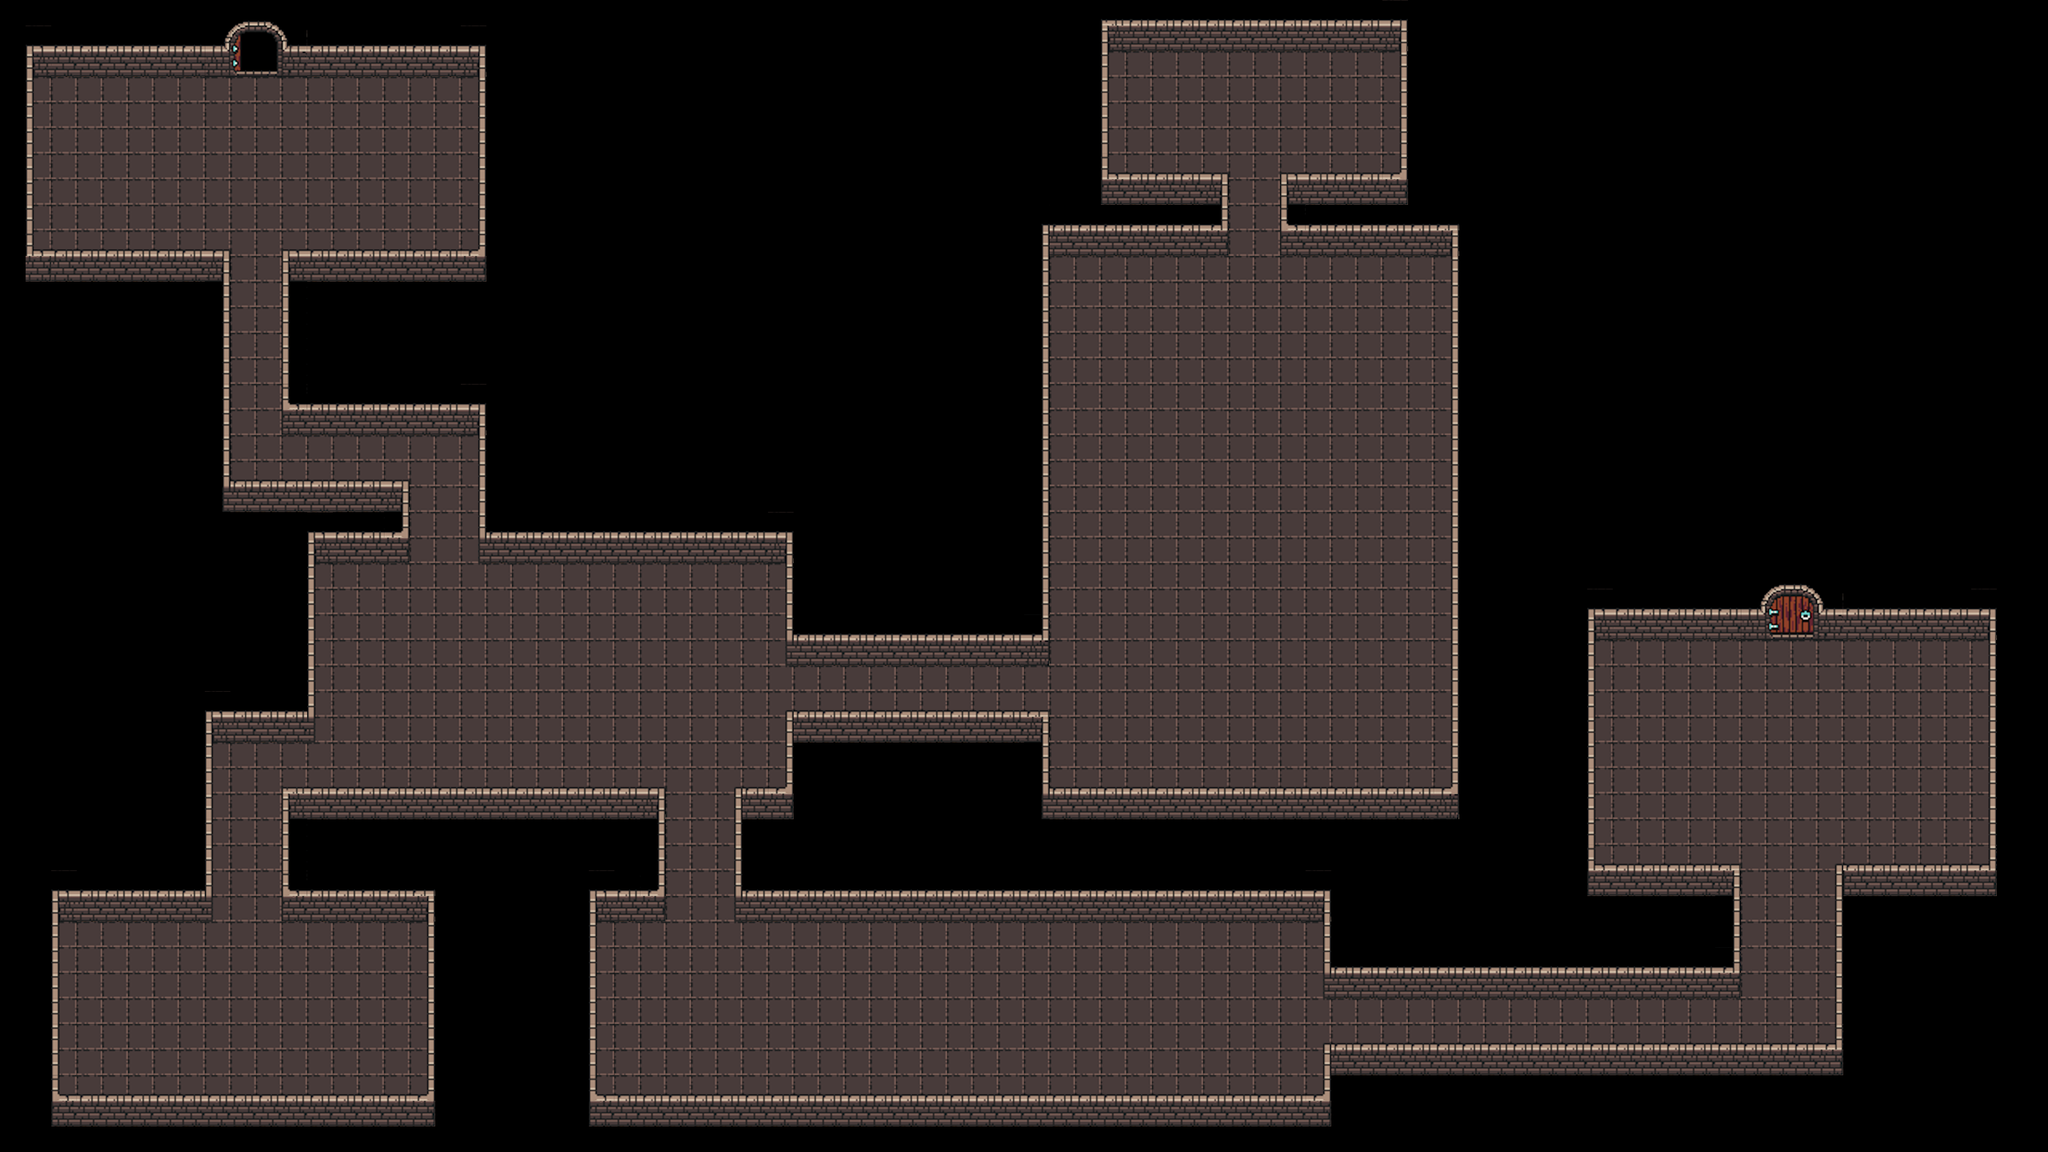

This is a level from a 2D game, rendered from its Tiled map with the project's own tilesets. A one-line summary and the map file follow, with tile-layer data summarised:
An orthogonal 80x45 tile map with 64x64 px tiles, 2 tile layers (Pavimento, Muri) and 58 objects (58x wall).

<map version="1.9" tiledversion="1.9.0" orientation="orthogonal" renderorder="right-down" width="80" height="45" tilewidth="64" tileheight="64" infinite="0" nextlayerid="5" nextobjectid="71">
 <editorsettings>
  <export target="../maps/Dungeon/Map_Zoom.json" format="json" />
 </editorsettings>
 <tileset firstgid="1" name="0x72_DungeonTilesetII_v1.4_zoom" tilewidth="64" tileheight="64" tilecount="1024" columns="32">
  <image source="0x72_DungeonTilesetII_v1.4/0x72_DungeonTilesetII_v1.4_zoom.png" width="2048" height="2048" />
 </tileset>
 <objectgroup id="4" name="BodyWall">
  <object id="11" name="wall" class="wall" x="66.0377" y="116.981" width="1145.28" height="73.5849">
   <properties>
    <property name="bodyType" value="static" />
   </properties>
  </object>
  <object id="12" name="wall" class="wall" x="68.8694" y="627.358" width="503.771" height="73.5849">
   <properties>
    <property name="bodyType" value="static" />
   </properties>
  </object>
  <object id="13" name="wall" class="wall" x="705.662" y="629.245" width="505.657" height="73.5849">
   <properties>
    <property name="bodyType" value="static" />
   </properties>
  </object>
  <object id="14" name="wall" class="wall" x="705.662" y="1014.15" width="505.657" height="73.5849">
   <properties>
    <property name="bodyType" value="static" />
   </properties>
  </object>
  <object id="15" name="wall" class="wall" x="556.605" y="1204.72" width="462.261" height="73.5849">
   <properties>
    <property name="bodyType" value="static" />
   </properties>
  </object>
  <object id="16" name="wall" class="wall" x="767.926" y="1331.13" width="252.827" height="73.5849">
   <properties>
    <property name="bodyType" value="static" />
   </properties>
  </object>
  <object id="17" name="wall" class="wall" x="1200" y="1333.02" width="777.355" height="73.5849">
   <properties>
    <property name="bodyType" value="static" />
   </properties>
  </object>
  <object id="18" name="wall" class="wall" x="705.662" y="1974.53" width="954.714" height="73.5849">
   <properties>
    <property name="bodyType" value="static" />
   </properties>
  </object>
  <object id="19" name="wall" class="wall" x="513.209" y="1778.3" width="271.695" height="73.5849">
   <properties>
    <property name="bodyType" value="static" />
   </properties>
  </object>
  <object id="20" name="wall" class="wall" x="132.077" y="2225.47" width="396.223" height="73.5849">
   <properties>
    <property name="bodyType" value="static" />
   </properties>
  </object>
  <object id="21" name="wall" class="wall" x="707.549" y="2229.25" width="377.355" height="73.5849">
   <properties>
    <property name="bodyType" value="static" />
   </properties>
  </object>
  <object id="22" name="wall" class="wall" x="130.19" y="2740.57" width="954.714" height="73.5849">
   <properties>
    <property name="bodyType" value="static" />
   </properties>
  </object>
  <object id="23" name="wall" class="wall" x="1473.59" y="2740.57" width="1850.94" height="73.5849">
   <properties>
    <property name="bodyType" value="static" />
   </properties>
  </object>
  <object id="24" name="wall" class="wall" x="1839.62" y="2227.36" width="1483.02" height="73.5849">
   <properties>
    <property name="bodyType" value="static" />
   </properties>
  </object>
  <object id="25" name="wall" class="wall" x="1473.59" y="2229.25" width="186.789" height="73.5849">
   <properties>
    <property name="bodyType" value="static" />
   </properties>
  </object>
  <object id="26" name="wall" class="wall" x="1841.51" y="1972.64" width="141.506" height="73.5849">
   <properties>
    <property name="bodyType" value="static" />
   </properties>
  </object>
  <object id="27" name="wall" class="wall" x="1967.93" y="1780.19" width="650.94" height="73.5849">
   <properties>
    <property name="bodyType" value="static" />
   </properties>
  </object>
  <object id="28" name="wall" class="wall" x="2609.44" y="1974.53" width="1035.85" height="73.5849">
   <properties>
    <property name="bodyType" value="static" />
   </properties>
  </object>
  <object id="29" name="wall" class="wall" x="2607.55" y="563.208" width="460.374" height="73.5849">
   <properties>
    <property name="bodyType" value="static" />
   </properties>
  </object>
  <object id="30" name="wall" class="wall" x="3201.89" y="565.094" width="445.28" height="73.5849">
   <properties>
    <property name="bodyType" value="static" />
   </properties>
  </object>
  <object id="31" name="wall" class="wall" x="2754.72" y="436.792" width="315.091" height="73.5849">
   <properties>
    <property name="bodyType" value="static" />
   </properties>
  </object>
  <object id="32" name="wall" class="wall" x="3203.78" y="436.792" width="311.317" height="73.5849">
   <properties>
    <property name="bodyType" value="static" />
   </properties>
  </object>
  <object id="33" name="wall" class="wall" x="2754.72" y="53.7736" width="762.261" height="73.5849">
   <properties>
    <property name="bodyType" value="static" />
   </properties>
  </object>
  <object id="34" name="wall" class="wall" x="3971.7" y="1527.36" width="1018.86" height="73.5849">
   <properties>
    <property name="bodyType" value="static" />
   </properties>
  </object>
  <object id="35" name="wall" class="wall" x="3971.7" y="2163.21" width="377.355" height="73.5849">
   <properties>
    <property name="bodyType" value="static" />
   </properties>
  </object>
  <object id="36" name="wall" class="wall" x="4592.45" y="2161.32" width="398.11" height="73.5849">
   <properties>
    <property name="bodyType" value="static" />
   </properties>
  </object>
  <object id="37" name="wall" class="wall" x="3311.32" y="2612.26" width="1294.34" height="73.5849">
   <properties>
    <property name="bodyType" value="static" />
   </properties>
  </object>
  <object id="38" name="wall" class="wall" x="3313.21" y="2417.92" width="1035.85" height="73.5849">
   <properties>
    <property name="bodyType" value="static" />
   </properties>
  </object>
  <object id="39" name="wall" class="wall" x="1967.63" y="1588.75" width="654.881" height="73.5849">
   <properties>
    <property name="bodyType" value="static" />
   </properties>
  </object>
  <object id="40" name="wall" class="wall" x="65.2529" y="125.068" width="18.1258" height="531.086">
   <properties>
    <property name="bodyType" value="static" />
   </properties>
  </object>
  <object id="41" name="wall" class="wall" x="1198.11" y="116.911" width="18.1258" height="531.086">
   <properties>
    <property name="bodyType" value="static" />
   </properties>
  </object>
  <object id="43" name="wall" class="wall" x="556.462" y="693.311" width="18.1258" height="531.086">
   <properties>
    <property name="bodyType" value="static" />
   </properties>
  </object>
  <object id="44" name="wall" class="wall" x="706.906" y="633.496" width="18.1258" height="451.333">
   <properties>
    <property name="bodyType" value="static" />
   </properties>
  </object>
  <object id="45" name="wall" class="wall" x="1000.54" y="1217.15" width="18.1258" height="186.696">
   <properties>
    <property name="bodyType" value="static" />
   </properties>
  </object>
  <object id="46" name="wall" class="wall" x="1196.3" y="1039.51" width="18.1258" height="366.141">
   <properties>
    <property name="bodyType" value="static" />
   </properties>
  </object>
  <object id="47" name="wall" class="wall" x="764.908" y="1336.78" width="18.1258" height="511.148">
   <properties>
    <property name="bodyType" value="static" />
   </properties>
  </object>
  </objectgroup>
 <layer id="2" name="Pavimento" width="80" height="45">
  <data>[3600 cells, 1314 non-empty, 2 distinct tile ids]</data>
 </layer>
 <layer id="1" name="Muri" width="80" height="45">
  <data>[3600 cells, 771 non-empty, 36 distinct tile ids]</data>
 </layer>
</map>
<!-- 22 of 58 objects omitted -->
